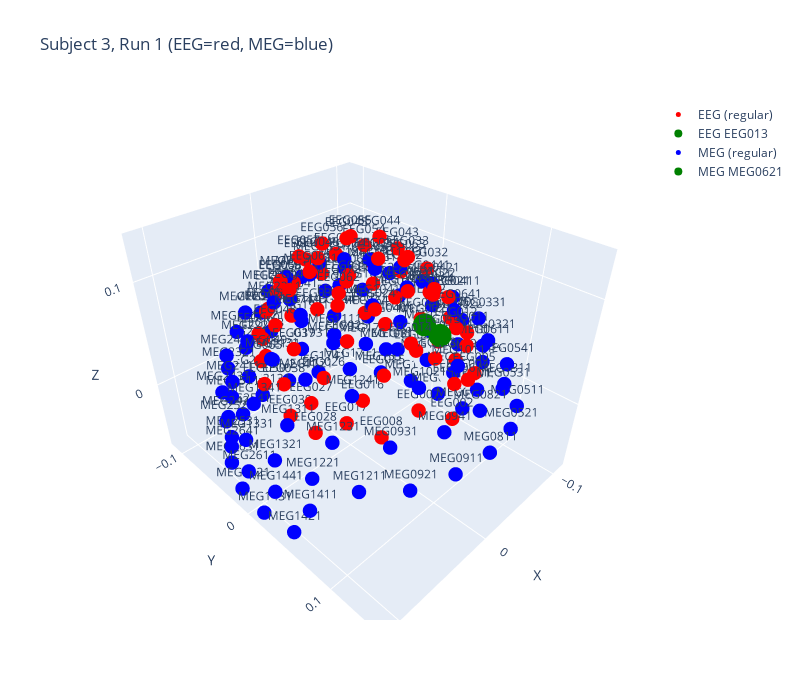
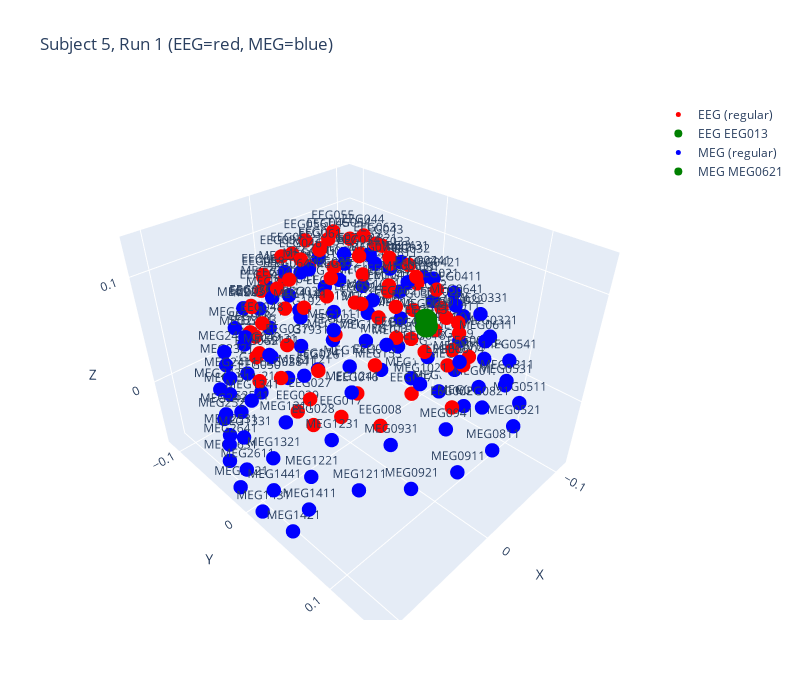

The notebook cell these images were saved under, in order:
### Markdown cell above
-  Selecting two closest electrodes for two different participants

### Code cell
# Import data

import os
import mne
import matplotlib.pyplot as plt
import numpy as np
import warnings
warnings.filterwarnings('ignore')

# ---------------------------
rang = 6
fif_path = "/srv/openfmri/train/sub-01/run_05.fif"  # Replace with the actual path

raw = mne.io.read_raw_fif(fif_path, preload=True)

# Extract the data as a NumPy array: shape (n_channels, n_times)
original_data = raw.get_data()

n_channels, n_times = original_data.shape

# Safety check before slicing
if eeg_channel_index >= n_channels or mag_channel_index >= n_channels:
    raise IndexError("Channel index is out of range for the provided FIF file.")

if num_frames_to_plot > n_times:
    raise ValueError(f"Requested {num_frames_to_plot} frames but file only has {n_times} frames." +
                        " Reduce 'num_frames_to_plot' or choose a file with more data.")

# Slice out the desired number of frames
eeg_signal = original_data[eeg_channel_index, :num_frames_to_plot]
mag_signal = original_data[mag_channel_index, :num_frames_to_plot]

eeg_electrode = 13 
mag_electrode = 65
n_frames = 2500 

"""
Jupyter Notebook script to plot EEG (red) and MEG (blue) electrode positions for:
 - Subject 3, Run 1
 - Subject 5, Run 1

Note:
 - Subject 3 is located in /srv/openfmri/val/sub-03/
 - Subject 5 is located in /srv/openfmri/train/sub-05/
 - We ignore the *_shards/ directories; we only need the *.fif files.

You can run this as a single cell in Jupyter.
"""

import mne
import plotly.graph_objects as go
import numpy as np

def load_channel_positions(fif_path):
    """
    Load raw data and extract 3D locations for EEG and MAG (magnetometer) channels.
    Excludes GRAD (gradiometer) sensors.
    """
    raw = mne.io.read_raw_fif(fif_path, preload=False)
    chs = raw.info['chs']
    eeg_ix = mne.pick_types(raw.info, meg=False, eeg=True)
    # Specifically select only magnetometers (mag=True, grad=False)
    mag_ix = mne.pick_types(raw.info, meg='mag', eeg=False)

    eeg_xyz = []
    eeg_names = []
    for idx in eeg_ix:
        pos = chs[idx]['loc'][:3]
        eeg_xyz.append(pos)
        eeg_names.append(chs[idx]['ch_name'])

    mag_xyz = []
    mag_names = []
    for idx in mag_ix:  # Now only includes magnetometers
        pos = chs[idx]['loc'][:3]
        mag_xyz.append(pos)
        mag_names.append(chs[idx]['ch_name'])

    return np.array(eeg_xyz), eeg_names, np.array(mag_xyz), mag_names

def plot_3d_electrodes(eeg_xyz, eeg_names, meg_xyz, meg_names, fig_title="Electrode Plot"):
    """
    Creates a 3D plot with Plotly, showing:
    - EEG electrodes in red (except index 13 in green)
    - MEG sensors in blue (except index 65 in green)
    - Channel names as hover text
    """
    fig = go.Figure()

    # EEG electrodes (split into regular red and highlighted green)
    eeg_highlight_idx = 12
    
    # Regular EEG electrodes (red)
    mask_regular = list(range(len(eeg_xyz)))
    mask_regular.remove(eeg_highlight_idx)
    
    fig.add_trace(
        go.Scatter3d(
            x=eeg_xyz[mask_regular,0],
            y=eeg_xyz[mask_regular,1],
            z=eeg_xyz[mask_regular,2],
            mode='markers+text',
            marker=dict(size=5, color='red'),
            text=[eeg_names[i] for i in mask_regular],
            textposition="top center",
            name="EEG (regular)"
        )
    )
    
    # Highlighted EEG electrode (green)
    fig.add_trace(
        go.Scatter3d(
            x=[eeg_xyz[eeg_highlight_idx,0]],
            y=[eeg_xyz[eeg_highlight_idx,1]],
            z=[eeg_xyz[eeg_highlight_idx,2]],
            mode='markers+text',
            marker=dict(size=8, color='green'),  # Slightly larger size for visibility
            text=[eeg_names[eeg_highlight_idx]],
            textposition="top center",
            name=f"EEG {eeg_names[eeg_highlight_idx]}"
        )
    )

    # MEG sensors (split into regular blue and highlighted green)
    meg_highlight_idx = 21
    
    # Regular MEG sensors (blue)
    mask_regular = list(range(len(meg_xyz)))
    mask_regular.remove(meg_highlight_idx)
    
    fig.add_trace(
        go.Scatter3d(
            x=meg_xyz[mask_regular,0],
            y=meg_xyz[mask_regular,1],
            z=meg_xyz[mask_regular,2],
            mode='markers+text',
            marker=dict(size=5, color='blue'),
            text=[meg_names[i] for i in mask_regular],
            textposition="top center",
            name="MEG (regular)"
        )
    )
    
    # Highlighted MEG sensor (green)
    fig.add_trace(
        go.Scatter3d(
            x=[meg_xyz[meg_highlight_idx,0]],
            y=[meg_xyz[meg_highlight_idx,1]],
            z=[meg_xyz[meg_highlight_idx,2]],
            mode='markers+text',
            marker=dict(size=8, color='green'),  # Slightly larger size for visibility
            text=[meg_names[meg_highlight_idx]],
            textposition="top center",
            name=f"MEG {meg_names[meg_highlight_idx]}"
        )
    )

    fig.update_layout(
        title=fig_title,
        scene=dict(
            xaxis_title='X',
            yaxis_title='Y',
            zaxis_title='Z'
        ),
        width=800,
        height=700
    )
    fig.show()

# --------------------------------------------------------
# Adjust these paths to match your environment if needed:
root_path = "/srv/openfmri"

# Subject 3 is in val folder:
sub_3 = "sub-03"
sub_3_path = f"{root_path}/val/{sub_3}"

# Subject 5 is in train folder:
sub_5 = "sub-05"
sub_5_path = f"{root_path}/train/{sub_5}"

# Plot for run_01 for each subject
# --------------------------------------------------------

###### Subject 3, Run 1
fif_3_1 = f"{sub_3_path}/run_02.fif"
eeg_xyz_3_1, eeg_names_3_1, meg_xyz_3_1, meg_names_3_1 = load_channel_positions(fif_3_1)
plot_3d_electrodes(
    eeg_xyz_3_1,
    eeg_names_3_1,
    meg_xyz_3_1,
    meg_names_3_1,
    fig_title="Subject 3, Run 1 (EEG=red, MEG=blue)"
)

###### Subject 5, Run 1
sub_5_run_1_fif = f"{sub_5_path}/run_03.fif"
eeg_xyz_5_1, eeg_names_5_1, meg_xyz_5_1, meg_names_5_1 = load_channel_positions(sub_5_run_1_fif)
plot_3d_electrodes(
    eeg_xyz_5_1,
    eeg_names_5_1,
    meg_xyz_5_1,
    meg_names_5_1,
    fig_title="Subject 5, Run 1 (EEG=red, MEG=blue)"
)

### Figure 1 — Plotly figure (JSON) as saved in the notebook; plotly's stock layout.template omitted (floating-point values rounded to 4 significant figures)
{"data": [{"marker": {"color": "red", "size": 5}, "mode": "markers+text", "name": "EEG (regular)", "text": ["EEG001", "EEG002", "EEG003", "EEG004", "EEG005", "EEG006", "EEG007", "EEG008", "EEG009", "EEG010", "EEG011", "EEG012", "EEG014", "EEG015", "EEG016", "EEG017", "EEG018", "EEG019", "EEG020", "EEG021", "EEG022", "EEG023", "EEG024", "EEG025", "EEG026", "EEG027", "EEG028", "EEG029", "EEG030", "EEG031", "EEG032", "EEG033", "EEG034", "EEG035", "EEG036", "EEG037", "EEG038", "EEG039", "EEG040", "EEG041", "EEG042", "EEG043", "EEG044", "EEG045", "EEG046", "EEG047", "EEG048", "EEG049", "EEG050", "EEG051", "EEG052", "EEG053", "EEG054", "EEG055", "EEG056", "EEG057", "EEG058", "EEG059", "EEG060", "EEG061", "EEG062", "EEG063", "EEG064", "EEG065", "EEG066", "EEG067", "EEG068", "EEG069", "EEG070", "EEG071", "EEG072", "EEG073", "EEG074"], "textposition": "top center", "type": "scatter3d", "x": [-0.04991, 0.0021, 0.03854, -0.04871, -0.02957, 0.001833, 0.03465, 0.05371, -0.05922, -0.05521, -0.04501, -0.0233, 0.02238, 0.04604, 0.05933, 0.06461, -0.07428, -0.06566, -0.06411, -0.05255, -0.02978, -0.001547, 0.02765, 0.05283, 0.06938, 0.07301, 0.06935, -0.06939, -0.07301, -0.07063, -0.0599, -0.03321, -0.003566, 0.02881, 0.05252, 0.07067, 0.07515, 0.07114, -0.07242, -0.07305, -0.06938, -0.05804, -0.03492, -0.00452, 0.02627, 0.05153, 0.0649, 0.06821, 0.06846, -0.06381, -0.06667, -0.06258, -0.04998, -0.03298, -0.004555, 0.02148, 0.03883, 0.05055, 0.0568, 0.03746, 0.03889, -0.02315, -0.02073, 0.05562, -0.05502, -0.038, -0.005924, 0.02414, 0.03792, -0.03354, -0.005302, 0.01705, -0.00531], "y": [-0.06781, 0.1107, -0.06677, 0.08689, 0.1043, 0.1092, 0.1048, 0.08841, 0.06557, 0.07753, 0.08338, 0.08836, 0.08466, 0.08223, 0.07542, 0.0644, 0.03314, 0.04163, 0.05252, 0.05737, 0.06079, 0.05926, 0.05533, 0.05381, 0.04728, 0.0363, 0.03478, 0.01463, 0.01489, 0.02461, 0.02867, 0.03083, 0.02823, 0.02888, 0.02388, 0.0177, 0.008188, 0.007545, -0.02688, -0.01591, -0.007062, -0.001773, -0.0005055, -0.005709, -0.003886, -0.007496, -0.01005, -0.02141, -0.02735, -0.04525, -0.03774, -0.03431, -0.03232, -0.03119, -0.03397, -0.03147, -0.03419, -0.0373, -0.04503, -0.0003911, 0.03141, 0.03632, 0.06715, -0.04762, -0.05685, -0.05528, -0.05742, -0.05447, -0.05865, -0.06986, -0.07497, -0.0707, -0.08161], "z": [0.03152, 0.03114, 0.03555, 0.02711, 0.05271, 0.06228, 0.05482, 0.03177, 0.03093, 0.05259, 0.07223, 0.08823, 0.09462, 0.0787, 0.06072, 0.03684, 0.008505, 0.035, 0.06416, 0.08978, 0.1071, 0.1157, 0.1114, 0.09625, 0.07057, 0.04387, 0.01191, 0.01047, 0.04287, 0.07407, 0.1014, 0.1215, 0.1295, 0.1236, 0.1088, 0.08103, 0.04699, 0.01358, 0.01912, 0.05192, 0.0825, 0.1095, 0.1275, 0.1343, 0.1291, 0.1112, 0.08599, 0.05469, 0.02434, 0.02723, 0.05996, 0.08341, 0.1048, 0.1188, 0.1208, 0.1194, 0.1034, 0.0827, 0.05899, 0.1234, 0.1191, 0.1244, 0.1085, 0.03041, 0.06601, 0.09314, 0.09837, 0.09061, 0.06601, 0.07057, 0.06994, 0.07149, 0.03369]}, {"marker": {"color": "green", "size": 8}, "mode": "markers+text", "name": "EEG EEG013", "text": ["EEG013"], "textposition": "top center", "type": "scatter3d", "x": [-5.27e-07], "y": [0.09159], "z": [0.09421]}, {"marker": {"color": "blue", "size": 5}, "mode": "markers+text", "name": "MEG (regular)", "text": ["MEG0111", "MEG0121", "MEG0131", "MEG0141", "MEG0211", "MEG0221", "MEG0231", "MEG0241", "MEG0311", "MEG0321", "MEG0331", "MEG0341", "MEG0411", "MEG0421", "MEG0431", "MEG0441", "MEG0511", "MEG0521", "MEG0531", "MEG0541", "MEG0611", "MEG0631", "MEG0641", "MEG0711", "MEG0721", "MEG0731", "MEG0741", "MEG0811", "MEG0821", "MEG0911", "MEG0921", "MEG0931", "MEG0941", "MEG1011", "MEG1021", "MEG1031", "MEG1041", "MEG1111", "MEG1121", "MEG1131", "MEG1141", "MEG1211", "MEG1221", "MEG1231", "MEG1241", "MEG1311", "MEG1321", "MEG1331", "MEG1341", "MEG1411", "MEG1421", "MEG1431", "MEG1441", "MEG1511", "MEG1521", "MEG1531", "MEG1541", "MEG1611", "MEG1621", "MEG1631", "MEG1641", "MEG1711", "MEG1721", "MEG1731", "MEG1741", "MEG1811", "MEG1821", "MEG1831", "MEG1841", "MEG1911", "MEG1921", "MEG1931", "MEG1941", "MEG2011", "MEG2021", "MEG2031", "MEG2041", "MEG2111", "MEG2121", "MEG2131", "MEG2141", "MEG2211", "MEG2221", "MEG2231", "MEG2241", "MEG2311", "MEG2321", "MEG2331", "MEG2341", "MEG2411", "MEG2421", "MEG2431", "MEG2441", "MEG2511", "MEG2521", "MEG2531", "MEG2541", "MEG2611", "MEG2621", "MEG2631", "MEG2641"], "textposition": "top center", "type": "scatter3d", "x": [-0.1066, -0.102, -0.1085, -0.1099, -0.1074, -0.0989, -0.1011, -0.1083, -0.0861, -0.0887, -0.0702, -0.1003, -0.0808, -0.0526, -0.0537, -0.0829, -0.0637, -0.0332, -0.0337, -0.0672, -0.0358, -0.0184, -0.0368, -0.0185, 0.0186, 0.0186, -0.0185, 0.0001, 0.0001, 0.0331, 0.0638, 0.0671, 0.0338, 0.0001, 0.0358, 0.0368, 0.0184, 0.0525, 0.0809, 0.0828, 0.0535, 0.0862, 0.1003, 0.0887, 0.0699, 0.0989, 0.1074, 0.1083, 0.101, 0.102, 0.1065, 0.1098, 0.1083, -0.1088, -0.1017, -0.0951, -0.1068, -0.1017, -0.0952, -0.0781, -0.0866, -0.0758, -0.0861, -0.0632, -0.0489, -0.0786, -0.0518, -0.0181, -0.0552, -0.0513, -0.0335, -0.0331, -0.0636, -0.0186, 0.0186, 0.0169, -0.017, 0, 0, 0.017, -0.0171, 0.0517, 0.0786, 0.0553, 0.0182, 0.0513, 0.0637, 0.033, 0.0333, 0.0952, 0.1017, 0.0866, 0.0781, 0.063, 0.0861, 0.0757, 0.0488, 0.1087, 0.1068, 0.0951, 0.1017], "y": [0.0464, 0.0631, 0.0302, 0.0131, 0.0329, 0.0403, 0.0044, -0.0011, 0.0988, 0.0757, 0.0758, 0.0659, 0.0413, 0.0406, 0.0059, 0.0062, 0.1254, 0.1397, 0.1274, 0.1089, 0.1048, 0.044, 0.0753, 0.0105, 0.0105, -0.0233, -0.0237, 0.1445, 0.1316, 0.1397, 0.1253, 0.1088, 0.1273, 0.1093, 0.1048, 0.0752, 0.0442, 0.0406, 0.0413, 0.0061, 0.0062, 0.0986, 0.066, 0.0757, 0.0758, 0.0404, 0.0329, -0.0011, 0.0044, 0.063, 0.0469, 0.0131, 0.0301, -0.0032, -0.036, -0.0524, -0.0205, -0.0339, -0.0308, -0.0628, -0.064, -0.0797, -0.066, -0.0905, -0.0994, -0.0287, -0.0277, -0.0542, -0.0627, -0.0861, -0.1033, -0.1051, -0.0884, -0.0801, -0.0802, -0.0972, -0.0972, -0.1086, -0.1106, -0.1098, -0.1098, -0.0276, -0.0284, -0.0628, -0.0542, -0.0861, -0.0884, -0.1051, -0.1034, -0.0306, -0.0338, -0.0639, -0.0629, -0.0906, -0.0661, -0.0798, -0.0994, -0.0033, -0.0206, -0.0524, -0.0361], "z": [-0.0604, -0.0256, -0.0266, -0.0627, 0.008, 0.0413, 0.0408, 0.0071, 0.009, 0.0412, 0.0707, 0.0081, 0.072, 0.0952, 0.0969, 0.0728, 0.0136, 0.0174, 0.0485, 0.0443, 0.075, 0.1063, 0.0922, 0.1096, 0.1096, 0.1059, 0.1058, 0.0187, 0.05, 0.0173, 0.0135, 0.0444, 0.0486, 0.0771, 0.075, 0.0923, 0.1062, 0.0953, 0.0721, 0.0728, 0.097, 0.0089, 0.0082, 0.0412, 0.0709, 0.0413, 0.0081, 0.0068, 0.041, -0.026, -0.06, -0.0622, -0.0262, -0.0284, -0.0281, -0.0623, -0.0625, 0.0056, 0.0391, 0.0394, 0.0055, -0.0621, -0.0282, -0.0278, -0.0621, 0.0696, 0.0927, 0.0923, 0.0707, 0.0397, 0.0062, -0.0278, 0.006, 0.069, 0.0689, 0.0397, 0.0397, 0.007, -0.0275, -0.0618, -0.0619, 0.0928, 0.0698, 0.0706, 0.0922, 0.0397, 0.0062, -0.0277, 0.0063, 0.0392, 0.0058, 0.0056, 0.0394, -0.0276, -0.028, -0.062, -0.0621, -0.028, -0.0621, -0.062, -0.0278]}, {"marker": {"color": "green", "size": 8}, "mode": "markers+text", "name": "MEG MEG0621", "text": ["MEG0621"], "textposition": "top center", "type": "scatter3d", "x": [0.0001], "y": [0.0775], "z": [0.0967]}], "layout": {"height": 700, "scene": {"xaxis": {"title": {"text": "X"}}, "yaxis": {"title": {"text": "Y"}}, "zaxis": {"title": {"text": "Z"}}}, "title": {"text": "Subject 3, Run 1 (EEG=red, MEG=blue)"}, "width": 800}}

### Figure 2 — Plotly figure (JSON) as saved in the notebook; plotly's stock layout.template omitted (floating-point values rounded to 4 significant figures)
{"data": [{"marker": {"color": "red", "size": 5}, "mode": "markers+text", "name": "EEG (regular)", "text": ["EEG001", "EEG002", "EEG003", "EEG004", "EEG005", "EEG006", "EEG007", "EEG008", "EEG009", "EEG010", "EEG011", "EEG012", "EEG014", "EEG015", "EEG016", "EEG017", "EEG018", "EEG019", "EEG020", "EEG021", "EEG022", "EEG023", "EEG024", "EEG025", "EEG026", "EEG027", "EEG028", "EEG029", "EEG030", "EEG031", "EEG032", "EEG033", "EEG034", "EEG035", "EEG036", "EEG037", "EEG038", "EEG039", "EEG040", "EEG041", "EEG042", "EEG043", "EEG044", "EEG045", "EEG046", "EEG047", "EEG048", "EEG049", "EEG050", "EEG051", "EEG052", "EEG053", "EEG054", "EEG055", "EEG056", "EEG057", "EEG058", "EEG059", "EEG060", "EEG061", "EEG062", "EEG063", "EEG064", "EEG065", "EEG066", "EEG067", "EEG068", "EEG069", "EEG070", "EEG071", "EEG072", "EEG073", "EEG074"], "textposition": "top center", "type": "scatter3d", "x": [-0.04188, -0.00303, 0.04118, -0.0514, -0.03374, 2.781e-05, 0.03183, 0.0473, -0.061, -0.05533, -0.04388, -0.0232, 0.02446, 0.04313, 0.05463, 0.06097, -0.06711, -0.06892, -0.06512, -0.05034, -0.02266, 0.007331, 0.02837, 0.05042, 0.06394, 0.06833, 0.06297, -0.06985, -0.07269, -0.06726, -0.0514, -0.02543, 0.001991, 0.02942, 0.05235, 0.06746, 0.07111, 0.06299, -0.06728, -0.07093, -0.06566, -0.05035, -0.02868, 0.002769, 0.03095, 0.05238, 0.06708, 0.06733, 0.06706, -0.05947, -0.06245, -0.0567, -0.04399, -0.02276, 0.001607, 0.02779, 0.04464, 0.05716, 0.06061, 0.01708, 0.01252, -0.02556, 0.04675, 0.0546, -0.04639, -0.02787, -0.0006318, 0.03035, 0.04305, -0.02708, -0.0006186, 0.02517, -0.002525], "y": [-0.07305, 0.1048, -0.07197, 0.07783, 0.09387, 0.09943, 0.09489, 0.08095, 0.05914, 0.06799, 0.07406, 0.07792, 0.07274, 0.07087, 0.0653, 0.05532, 0.02559, 0.03366, 0.04148, 0.04659, 0.04827, 0.04901, 0.04298, 0.03999, 0.03599, 0.03037, 0.02578, 0.007163, 0.005395, 0.01272, 0.0163, 0.01894, 0.01425, 0.01358, 0.009986, 0.007068, 0.00104, 0.007422, -0.03107, -0.02315, -0.01652, -0.01219, -0.01186, -0.0177, -0.01686, -0.01954, -0.0216, -0.02957, -0.03429, -0.05398, -0.04662, -0.04447, -0.04352, -0.04045, -0.0462, -0.04402, -0.04631, -0.04831, -0.04919, -0.0117, 0.06067, 0.003842, -0.01183, -0.05373, -0.06723, -0.0635, -0.06727, -0.06694, -0.07022, -0.07822, -0.08013, -0.07932, -0.08569], "z": [0.03838, 0.03257, 0.03297, 0.03203, 0.05694, 0.06914, 0.05927, 0.03129, 0.03326, 0.0561, 0.07367, 0.08852, 0.09112, 0.0766, 0.0557, 0.03235, 0.01204, 0.03725, 0.06415, 0.0888, 0.1108, 0.1155, 0.1068, 0.09035, 0.06468, 0.03852, 0.007624, 0.01579, 0.04397, 0.07495, 0.09882, 0.1149, 0.124, 0.1163, 0.1001, 0.07434, 0.04364, 0.01014, 0.0229, 0.05192, 0.08329, 0.1063, 0.1222, 0.1273, 0.1206, 0.1039, 0.0798, 0.04925, 0.01958, 0.03243, 0.06323, 0.08603, 0.1045, 0.1185, 0.1167, 0.1127, 0.1001, 0.07847, 0.05648, 0.1254, 0.1053, 0.1214, 0.112, 0.02736, 0.06862, 0.09449, 0.09746, 0.08943, 0.06456, 0.07183, 0.06883, 0.06804, 0.03652]}, {"marker": {"color": "green", "size": 8}, "mode": "markers+text", "name": "EEG EEG013", "text": ["EEG013"], "textposition": "top center", "type": "scatter3d", "x": [0.0011], "y": [0.07926], "z": [0.09303]}, {"marker": {"color": "blue", "size": 5}, "mode": "markers+text", "name": "MEG (regular)", "text": ["MEG0111", "MEG0121", "MEG0131", "MEG0141", "MEG0211", "MEG0221", "MEG0231", "MEG0241", "MEG0311", "MEG0321", "MEG0331", "MEG0341", "MEG0411", "MEG0421", "MEG0431", "MEG0441", "MEG0511", "MEG0521", "MEG0531", "MEG0541", "MEG0611", "MEG0631", "MEG0641", "MEG0711", "MEG0721", "MEG0731", "MEG0741", "MEG0811", "MEG0821", "MEG0911", "MEG0921", "MEG0931", "MEG0941", "MEG1011", "MEG1021", "MEG1031", "MEG1041", "MEG1111", "MEG1121", "MEG1131", "MEG1141", "MEG1211", "MEG1221", "MEG1231", "MEG1241", "MEG1311", "MEG1321", "MEG1331", "MEG1341", "MEG1411", "MEG1421", "MEG1431", "MEG1441", "MEG1511", "MEG1521", "MEG1531", "MEG1541", "MEG1611", "MEG1621", "MEG1631", "MEG1641", "MEG1711", "MEG1721", "MEG1731", "MEG1741", "MEG1811", "MEG1821", "MEG1831", "MEG1841", "MEG1911", "MEG1921", "MEG1931", "MEG1941", "MEG2011", "MEG2021", "MEG2031", "MEG2041", "MEG2111", "MEG2121", "MEG2131", "MEG2141", "MEG2211", "MEG2221", "MEG2231", "MEG2241", "MEG2311", "MEG2321", "MEG2331", "MEG2341", "MEG2411", "MEG2421", "MEG2431", "MEG2441", "MEG2511", "MEG2521", "MEG2531", "MEG2541", "MEG2611", "MEG2621", "MEG2631", "MEG2641"], "textposition": "top center", "type": "scatter3d", "x": [-0.1066, -0.102, -0.1085, -0.1099, -0.1074, -0.0989, -0.1011, -0.1083, -0.0861, -0.0887, -0.0702, -0.1003, -0.0808, -0.0526, -0.0537, -0.0829, -0.0637, -0.0332, -0.0337, -0.0672, -0.0358, -0.0184, -0.0368, -0.0185, 0.0186, 0.0186, -0.0185, 0.0001, 0.0001, 0.0331, 0.0638, 0.0671, 0.0338, 0.0001, 0.0358, 0.0368, 0.0184, 0.0525, 0.0809, 0.0828, 0.0535, 0.0862, 0.1003, 0.0887, 0.0699, 0.0989, 0.1074, 0.1083, 0.101, 0.102, 0.1065, 0.1098, 0.1083, -0.1088, -0.1017, -0.0951, -0.1068, -0.1017, -0.0952, -0.0781, -0.0866, -0.0758, -0.0861, -0.0632, -0.0489, -0.0786, -0.0518, -0.0181, -0.0552, -0.0513, -0.0335, -0.0331, -0.0636, -0.0186, 0.0186, 0.0169, -0.017, 0, 0, 0.017, -0.0171, 0.0517, 0.0786, 0.0553, 0.0182, 0.0513, 0.0637, 0.033, 0.0333, 0.0952, 0.1017, 0.0866, 0.0781, 0.063, 0.0861, 0.0757, 0.0488, 0.1087, 0.1068, 0.0951, 0.1017], "y": [0.0464, 0.0631, 0.0302, 0.0131, 0.0329, 0.0403, 0.0044, -0.0011, 0.0988, 0.0757, 0.0758, 0.0659, 0.0413, 0.0406, 0.0059, 0.0062, 0.1254, 0.1397, 0.1274, 0.1089, 0.1048, 0.044, 0.0753, 0.0105, 0.0105, -0.0233, -0.0237, 0.1445, 0.1316, 0.1397, 0.1253, 0.1088, 0.1273, 0.1093, 0.1048, 0.0752, 0.0442, 0.0406, 0.0413, 0.0061, 0.0062, 0.0986, 0.066, 0.0757, 0.0758, 0.0404, 0.0329, -0.0011, 0.0044, 0.063, 0.0469, 0.0131, 0.0301, -0.0032, -0.036, -0.0524, -0.0205, -0.0339, -0.0308, -0.0628, -0.064, -0.0797, -0.066, -0.0905, -0.0994, -0.0287, -0.0277, -0.0542, -0.0627, -0.0861, -0.1033, -0.1051, -0.0884, -0.0801, -0.0802, -0.0972, -0.0972, -0.1086, -0.1106, -0.1098, -0.1098, -0.0276, -0.0284, -0.0628, -0.0542, -0.0861, -0.0884, -0.1051, -0.1034, -0.0306, -0.0338, -0.0639, -0.0629, -0.0906, -0.0661, -0.0798, -0.0994, -0.0033, -0.0206, -0.0524, -0.0361], "z": [-0.0604, -0.0256, -0.0266, -0.0627, 0.008, 0.0413, 0.0408, 0.0071, 0.009, 0.0412, 0.0707, 0.0081, 0.072, 0.0952, 0.0969, 0.0728, 0.0136, 0.0174, 0.0485, 0.0443, 0.075, 0.1063, 0.0922, 0.1096, 0.1096, 0.1059, 0.1058, 0.0187, 0.05, 0.0173, 0.0135, 0.0444, 0.0486, 0.0771, 0.075, 0.0923, 0.1062, 0.0953, 0.0721, 0.0728, 0.097, 0.0089, 0.0082, 0.0412, 0.0709, 0.0413, 0.0081, 0.0068, 0.041, -0.026, -0.06, -0.0622, -0.0262, -0.0284, -0.0281, -0.0623, -0.0625, 0.0056, 0.0391, 0.0394, 0.0055, -0.0621, -0.0282, -0.0278, -0.0621, 0.0696, 0.0927, 0.0923, 0.0707, 0.0397, 0.0062, -0.0278, 0.006, 0.069, 0.0689, 0.0397, 0.0397, 0.007, -0.0275, -0.0618, -0.0619, 0.0928, 0.0698, 0.0706, 0.0922, 0.0397, 0.0062, -0.0277, 0.0063, 0.0392, 0.0058, 0.0056, 0.0394, -0.0276, -0.028, -0.062, -0.0621, -0.028, -0.0621, -0.062, -0.0278]}, {"marker": {"color": "green", "size": 8}, "mode": "markers+text", "name": "MEG MEG0621", "text": ["MEG0621"], "textposition": "top center", "type": "scatter3d", "x": [0.0001], "y": [0.0775], "z": [0.0967]}], "layout": {"height": 700, "scene": {"xaxis": {"title": {"text": "X"}}, "yaxis": {"title": {"text": "Y"}}, "zaxis": {"title": {"text": "Z"}}}, "title": {"text": "Subject 5, Run 1 (EEG=red, MEG=blue)"}, "width": 800}}
